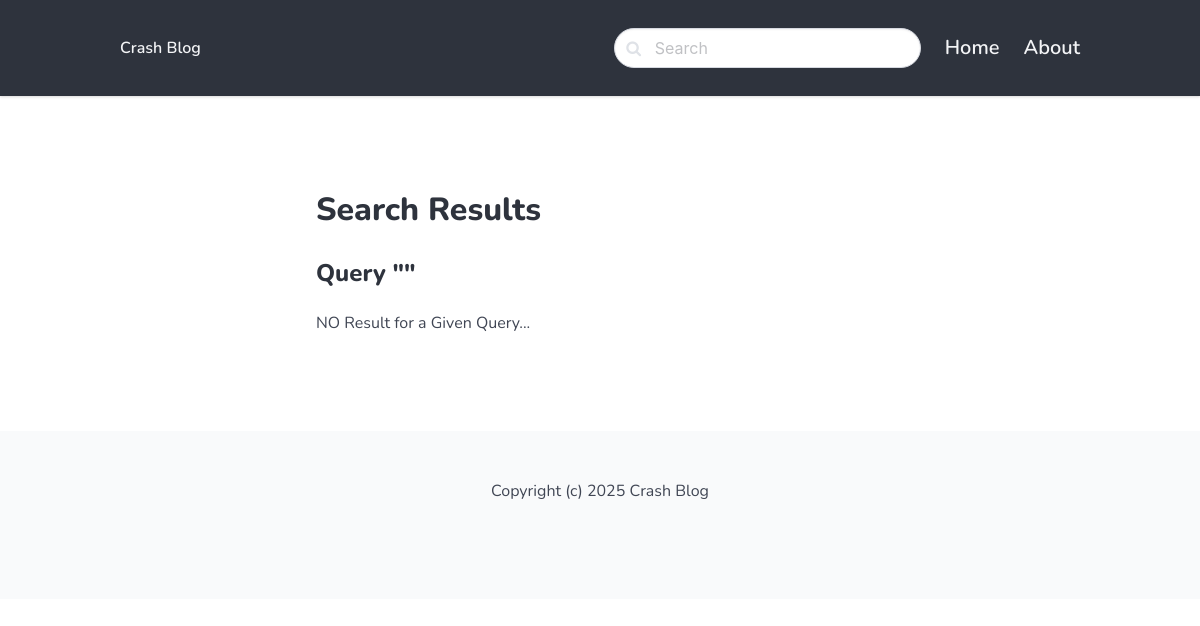
The page /search on the database as committed earlier.
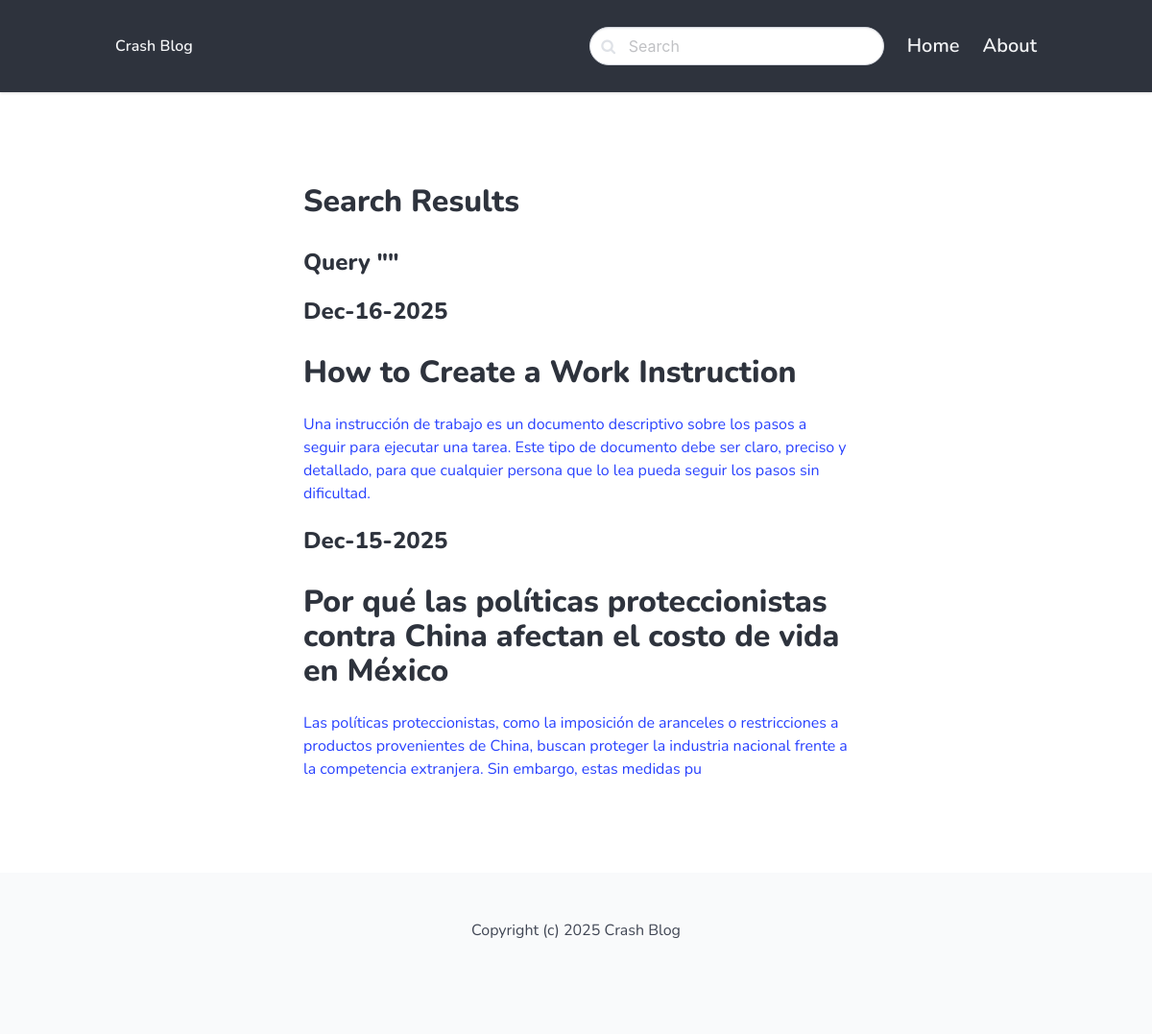
The same page on the database as committed later.
### blog/models.py (models this page shows, shortened)
class Post(models.Model):
    ACTIVE = 'active'
    DRAFT = 'draft'
    CHOICE_STATUS = (
        (ACTIVE,'Active'),
        (DRAFT,'Draft'),
    )
    category = models.ForeignKey(Category, related_name='posts', on_delete=models.CASCADE)
    title = models.CharField(max_length=255)
    slug = models.SlugField()
    intro = models.TextField()
    body = models.TextField()
    created_at = models.DateTimeField(auto_now_add=True)
    status = models.CharField(max_length=10, choices=CHOICE_STATUS, default=DRAFT)
    image = models.ImageField(upload_to='uploads/', blank=True, null=True)
    class Meta:
        ordering = ('-created_at',)

### blog/views.py (the view)
# urls.py: path('search', views.search, name='search'),
def search(request):
        query = request.GET.get('query','')
        posts = Post.objects.filter(status=Post.ACTIVE).filter(Q(title__icontains=query) | Q(intro__icontains=query) | Q(body__icontains=query))
        return render(request, 'blog/search.html',{'posts': posts, 'query':query })

### blog/templates/blog/search.html (shortened to what this page needs)
{% extends 'core/base.html' %}
{% block content %}
<section class="hero">
  <div class="hero-body">
    <div class="container">
      <section class="hero">
        <div class="columns">
          <div class="column is-8 is-offset-2">
            <div class="content is medium">
                <h1>Search Results</h1>
                <h3>Query "{{ query }}"</h3>
            </div>
            {% for post in posts %}
            <div class="content is medium">
              <a href="{% url 'post_detail' post.category.slug post.slug %}">
                <h2 class="subtitle is-4">
                  {{post.created_at | date:'M-d-Y'}}
                </h2>
                <h1 class="title">{{ post.title }}</h1>
                <p>{{ post.intro }}</p>
              </a>
            </div>
            {% empty %}
                <div class="content">
                    <p>NO Result for a Given Query...</p>
                </div>
            {% endfor %}
          </div>
        </div>
      </section>
    </div>
  </div>
</section>
{% endblock %}

Rows that differ between the two databases and show on the page:
now on this page (row edited): Post: created_at "Dec-16-2025", title "How to Create a Work Instruction", intro "Una instrucción de trabajo es un documento descriptivo sobre los pasos a seguir para ejecutar una tarea. Este tipo de documento debe ser claro, preciso y detallado, para que cualquier persona que lo lea pueda seguir los pasos sin dificultad."
now on this page (row edited): Post: created_at "Dec-15-2025", title "Por qué las políticas proteccionistas contra China afectan el costo de vida en México", intro "Las políticas proteccionistas, como la imposición de aranceles o restricciones a productos provenientes de China, buscan proteger la industria nacional frente a la competencia extranjera. Sin embargo, estas medidas pu"
Other text that changed with them:
text no longer shown: "NO Result for a Given Query..."
